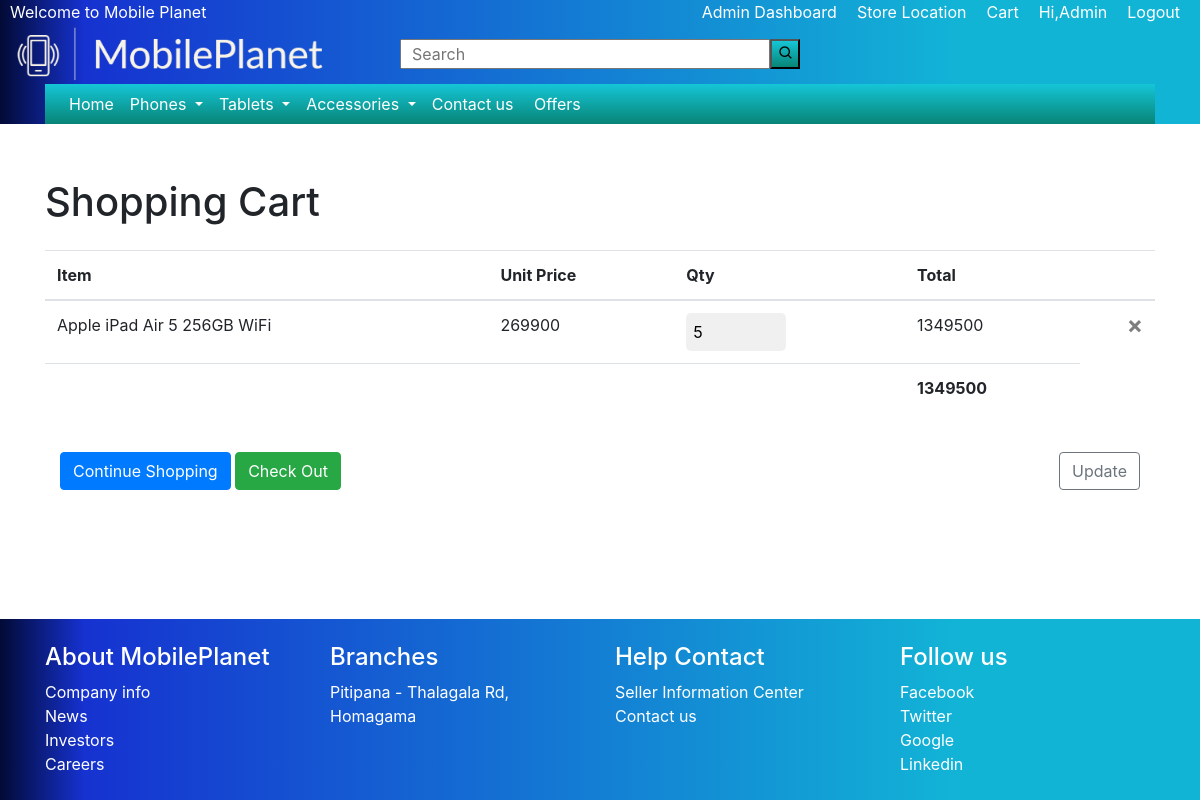
Screenshot of /cart.php (signed in) with the database file from the repository.
### tables this page shows
CREATE TABLE `user` (
  `userId` int(7) NOT NULL,
  `userName` varchar(100) NOT NULL,
  `password` varchar(60) NOT NULL,
  `telephone` int(12) DEFAULT NULL,
  `address` varchar(150) DEFAULT NULL,
  `adminOrCustomer` tinyint(1) DEFAULT NULL,
  `deletedUser` tinyint(1) DEFAULT NULL,
  `gender` varchar(1),
  `firstName` varchar(100) NOT NULL,
  `lastName` varchar(100) DEFAULT NULL
);

CREATE TABLE `itemcartwishlist` (
  `itemId` int(10) NOT NULL,
  `cwId` int(15) NOT NULL,
  `cart` tinyint(1) DEFAULT NULL,
  `wishlist` tinyint(1) DEFAULT NULL,
  `cartQuantity` int(15) NOT NULL
);

CREATE TABLE `item` (
  `itemId` int(10) NOT NULL,
  `itemName` varchar(100) NOT NULL,
  `description` varchar(2000) NOT NULL,
  `sellingPrice` float NOT NULL,
  `buyingPrice` float NOT NULL,
  `stock` int(5) NOT NULL,
  `categoryId` int(15) NOT NULL,
  `brandId` int(15) DEFAULT NULL
);

### cart.php (the view, shortened to what this page needs)
<!DOCTYPE html>
<html lang="en">
<head>
    <link href="css/bootstrap-4.4.1.css" rel="stylesheet">
    <link href="css/headerAndFooter.css" rel="stylesheet" type="text/css">
    <link href="css/cart.css" rel="stylesheet" type="text/css">
    <link href='https://unpkg.com/boxicons@2.1.4/css/boxicons.min.css' rel='stylesheet'>
</head>
<body>
    <?php include_once 'header.php'; ?>
    <div class="content-wrapper">
        <div class="container mt-5">
            <h1 class="my-4">Shopping Cart</h1>
        </div>
        <div class="container">
            <div class="cart">
                <form action="purchase.php" method="post">
                    <div class="carttable">
                        <?php
                        if (isset($_SESSION['log_name'])) {
                            include_once 'includes/dbConn.inc.php';
                            $cwIdSql = "SELECT cwId FROM cartwishlist WHERE userId = " . $_SESSION['log_id'];
                            $cwIdSqlResult = mysqli_query($conn, $cwIdSql);
                            $cwId = mysqli_fetch_assoc($cwIdSqlResult);
                            $query = "SELECT itemId, cartQuantity FROM itemcartwishlist WHERE cwId = " . $cwId['cwId'] . " AND cart = 1";
                            $queryResult = mysqli_query($conn, $query);
                            $totalAmount = 0;
                            if (mysqli_num_rows($queryResult) > 0) {
                                echo '
                                <table class="table table-hover">
                                    <thead>
                                        <tr>
                                            <th>Item</th>
                                            <th>Unit Price</th>
                                            <th>Qty</th>
                                            <th>Total</th>
                                            <th></th>
                                        </tr>
                                    </thead>
                                    <tbody>
                                ';
                                while ($record = mysqli_fetch_assoc($queryResult)) {
                                    $itemDetSql = "SELECT itemName, sellingPrice FROM item WHERE itemId = " . $record['itemId'];
                                    $itemDetSqlResult = mysqli_query($conn, $itemDetSql);
                                    if ($itemDet = mysqli_fetch_assoc($itemDetSqlResult)) {
                                        echo '
                                        <input type="hidden" name="item-id" value="' . $record['itemId'] . '">
                                        <input type="hidden" name="cw-id" value="' . $cwId['cwId'] . '">
                                        <tr>
                                            <td>' . $itemDet["itemName"] . '</td>
                                            <td>' . $itemDet["sellingPrice"] . '</td>
                                            <td><input type="text" class="qty-input" name="qty[' . $record['itemId'] . ']" value="' . $record["cartQuantity"] . '"></td>
                                            <td>' . $itemDet["sellingPrice"] * $record["cartQuantity"] . '</td>
                                            <td>
                                                <button type="submit" name="remove" formaction="Cart-Update-Query.php?itemId=' . $record['itemId'] . '" class="close" aria-label="Close">
                                                    <span aria-hidden="true">&times;</span>
                                                </button>
                                                <input type="hidden" name="itemIds[]" value="' . $record['itemId'] . '">
                                            </td>
                                        </tr>
                                        ';
                                        $totalAmount += $itemDet["sellingPrice"] * $record["cartQuantity"];
                                    }
                                }
                                echo '
                                    <input type="hidden" name="total-amount" value="' . $totalAmount . '">
                                    <input type="hidden" name="discount" value="0">
                                    <tfoot>
                                        <tr>
                                            <td></td>
                                            <td></td>
                                            <td></td>
                                            <td id="total-amount" class="text">' . $totalAmount . '</td>
                                        </tr>
                                    </tfoot>
                                    </tbody>
                                </table>
                                <div class="container">
                                ';
                            } else {
                                echo '<div class="alert alert-warning" role="alert">Your cart is empty!</div>';
                            }
                        } else {
                            echo '<div>Please sign in to view your cart</div>';
                        }
                        ?>
                        <button type="submit" name="update" formaction="index.php" class="btn btn-primary my-4">Continue Shopping</button>
                        <?php
                        if (isset($_SESSION['log_name'])) {
                            if ($queryResult) {
                                $numRows = mysqli_num_rows($queryResult);
                                if ($numRows > 0) {
                                    echo '<button type="submit" name="cont-Shopping" class="btn btn-success my-4">Check Out</button>';
                                    echo '<button type="submit" name="update" id="cart-update-btn" formaction="Cart-Update-Query.php" class="btn btn-outline-secondary my-4">Update</button>';
                                }
                            }
                        } else {
                            echo '<button type="submit" name="login" formaction="signin.php" class="btn btn-success my-4">Login</button>';
                        }
                        echo '</div>';
                        ?>
                    </div>
                </form>
            </div>
        </div>
    </div>
    <?php include_once 'footer.php'; ?>
</body>
</html>

### header.php (shortened to what this page needs)
<header>
    <div class="container-fluid">
      <div class="container-fluid top-bar">
        <div class="welocome" title="Home">Welcome to Mobile Planet</div>
        <div class="top-bar-links-wrapper">
          <ul>
            <?php
                if(isset($_SESSION['log_name'])){
                  include_once 'includes/dbConn.inc.php';
                  $query = "select adminOrCustomer from user where userId=".$_SESSION['log_id']."";
                  $result = mysqli_query($conn,$query);
                  $record = mysqli_fetch_assoc($result);
                  if($record['adminOrCustomer'] == "1"){
                    echo '
                    <a href="admin/pages/dashboard.php">
                    <li><i class="bx bxs-store"></i><span title="Admin Dashboard">Admin Dashboard</span></li>
                    </a>
                    ';
                  }
                }
            ?>
            <a href="contact-us.php">
              <li><i class="bx bxs-location-plus"></i><span title="Store Location">Store Location</span></li>
            </a>
            <a href="cart.php">
              <li><i class='bx bxs-cart'></i><span title="Cart">Cart</span></li>
            </a>
<?php
                    include_once 'includes/dbConn.inc.php';
                    if(isset($_SESSION['log_name'])){
                        $sqlUN = "select firstName from user where userId = ".$_SESSION['log_id'];
                        $resultUN = $conn->query($sqlUN);
                        if($resultUN->num_rows>0){
                            $rowUN = $resultUN->fetch_assoc();
                            $nm = $rowUN["firstName"];
                            echo '<a href="user-account.php"><li><i class="bx bx-user"></i><span title="My Account">Hi,'.$nm.'</span></li></a>
                                <a href="includes/logout.inc.php">
                                    <li><i class="bx bx-log-out-circle"></i><span title="Logout">Logout</span></li>
                                </a>
                            ';
                        }else{
                            echo '
                                <a href="signin.php">
                                    <li><i class="bx bx-log-in-circle"></i><span title="Sign in">Sign in</span></li>
                                </a>
                            ';
                        }
                    }else{
                        echo '
                            <a href="signin.php">
                                <li><i class="bx bx-log-in-circle"></i><span title="Sign in">Sign in</span></li>
                            </a>
                        ';
                    }
?>
          </ul>
        </div>
      </div>
      <div class="container-fluid search-bar">
        <a href="index.php"><div class="logo" title="Home"></div></a>
        <div class="search-input-wrapper">
          <form class="form-inline my-2 my-lg-0">
            <div class="input-wrapper">
                <input type="text" id="search-val" oninput="search();" ininput="x();" class="search-bar-input search-input" placeholder="Search" style="padding-left: 10px;" oninput="search();">
            </div>
            <button class="search-bar-input-btn search-btn"><i class='bx bx-search'></i></button>
          </form>
        </div>
      </div>
      <div class="container-fluid nav-bar-wrapper">
        <div class="container">
          <nav class="navbar navbar-expand-lg navbar-light bg-light">
            <div class="collapse navbar-collapse" id="navbarSupportedContent1">
              <ul class="navbar-nav mr-auto">
                <li class="nav-item active"> <a class="nav-link" href="index.php" title="Home">Home </a>
                </li>
                <li class="nav-item dropdown"> <a class="nav-link dropdown-toggle" href="#" id="navbarDropdown1" role="button" data-toggle="dropdown" aria-haspopup="true" aria-expanded="false" title="Phones"> Phones </a>
                </li>
                <li class="nav-item dropdown"> <a class="nav-link dropdown-toggle" href="#" id="navbarDropdown1" role="button" data-toggle="dropdown" aria-haspopup="true" aria-expanded="false" title="Tablets"> Tablets </a>
                </li>
                <li class="nav-item dropdown"> <a class="nav-link dropdown-toggle" href="#" id="navbarDropdown1" role="button" data-toggle="dropdown" aria-haspopup="true" aria-expanded="false" title="Accessories"> Accessories </a>
                </li>
                <li class="nav-item"> <a class="nav-link" href="contact-us.php" title="Contact us">Contact us&nbsp;</a> </li>
                <li class="nav-item"> <a class="nav-link disabled" href="#" title="Offers">Offers</a> </li>
              </ul>
            </div>
          </nav>
        </div>
      </div>
    </div>
  </header>

### css/headerAndFooter.css (style rules this page uses)
.container-fluid { padding: 0; }
header { position: fixed; width: 100%; z-index: 100; }
.top-bar { background: rgb(2,10,53); background: linear-gradient(90deg, rgba(2,10,53,1) 0%, rgba(22,50,208,1) 7%, rgba(18,180,214,1) 80%); display: flex; border-bottom: 0.5px solid #7E7E7E; }
.top-bar>div { width: fit-content; }
.top-bar-links-wrapper { position: absolute; right: 0; }
.top-bar-links-wrapper span { color: white; }
.top-bar-links-wrapper>ul { margin: 0; display: flex; list-style: none; }
.top-bar-links-wrapper>ul>a>li { padding-right: 20px; color: #ffffff; }
.top-bar-links-wrapper>ul>a { text-decoration: none; color: 737EE4; }
.welocome { color: white; padding-left: 10px; }
.search-bar { border-bottom: 1px solid #C5C5C5; display: flex; align-items: center; background: rgb(2,10,53); background: linear-gradient(90deg, rgba(2,10,53,1) 0%, rgba(22,50,208,1) 7%, rgba(18,180,214,1) 80%); }
.container-fluid .container-fluid.nav-bar-wrapper { border-color: #000000; border-style: none; }
.container-fluid .container-fluid.search-bar { border-bottom-width: 0px; }
.container-fluid .container-fluid.top-bar { border-bottom-width: 0px; }
.search-input-wrapper .form-inline.my-2.my-lg-0 .search-bar-input-btn.search-btn { background-image: -webkit-linear-gradient(270deg,rgba(21,198,215,1.00) 0%,rgba(8,132,118,1.00) 100%); background-image: -moz-linear-gradient(270deg,rgba(21,198,215,1.00) 0%,rgba(8,132,118,1.00) 100%); background-image: -o-linear-gradient(270deg,rgba(21,198,215,1.00) 0%,rgba(8,132,118,1.00) 100%); background-image: linear-gradient(180deg,rgba(21,198,215,1.00) 0%,rgba(8,132,118,1.00) 100.00%); }
.logo { width: 320px; height: 60px; background-image: url("../assets/logo.png"); background-repeat: no-repeat; background-size: cover; background-position: center; margin-left: 10px; }
.search-input-wrapper { width: 90%; max-width: 400px; height: fit-content; z-index: 200; }
.search-input-wrapper div { display: flex; flex-direction: column; width: calc(100% - 30px); }
.search-input-wrapper div input { width: 100%; }
.search-btn { width: 30px; height: 30px; }
@media screen and (min-width: 1050px) { .search-input-wrapper { position: absolute; left: 50%; transform: translateX(-50%); } }
.navbar { padding-top: 0; padding-bottom: 0; }
.container-fluid.nav-bar-wrapper .container .navbar.navbar-expand-lg.navbar-light.bg-light { background-image: -webkit-linear-gradient(270deg,rgba(21,198,215,1.00) 0%,rgba(8,132,118,1.00) 100%); background-image: -moz-linear-gradient(270deg,rgba(21,198,215,1.00) 0%,rgba(8,132,118,1.00) 100%); background-image: -o-linear-gradient(270deg,rgba(21,198,215,1.00) 0%,rgba(8,132,118,1.00) 100%); background-image: linear-gradient(180deg,rgba(21,198,215,1.00) 0%,rgba(8,132,118,1.00) 100.00%); }
.nav-bar-wrapper { background: rgb(2,10,53); background: linear-gradient(90deg, rgba(2,10,53,1) 0%, rgba(22,50,208,1) 7%, rgba(18,180,214,1) 80%); }
@media screen and (min-width: 992px) { .navbar-nav.mr-auto .nav-item.active .nav-link { color: #FFFFFF; } }
@media screen and (min-width: 992px) { .navbar-nav.mr-auto .nav-item.dropdown #navbarDropdown1 { color: #FFFFFF; } }
@media screen and (min-width: 992px) { .navbar-nav.mr-auto .nav-item .nav-link { color: #FFFFFF; } }
.input-wrapper { position: relative; }
div a { color: white; }
body { min-height: 100vh; display: flex; flex-direction: column; }

### css/cart.css (style rules this page uses)
.content-wrapper { padding-top: 130px; }
#cart-update-btn { float: right; }
.qty-input { border: none; background-color: rgb(240, 240, 240); width: 100px; padding: 7px 7px; border-radius: 5px; }
#total-amount { font-weight: bold; }

### rows the page displays
user: firstName "Admin"
itemcartwishlist: itemId.itemName "Apple iPad Air 5 256GB WiFi", itemId.sellingPrice "269900", cartQuantity "5", $itemDet["sellingPrice"] * $record["cartQuantity"] "1349500"

### other values shown
$totalAmount "1349500"
